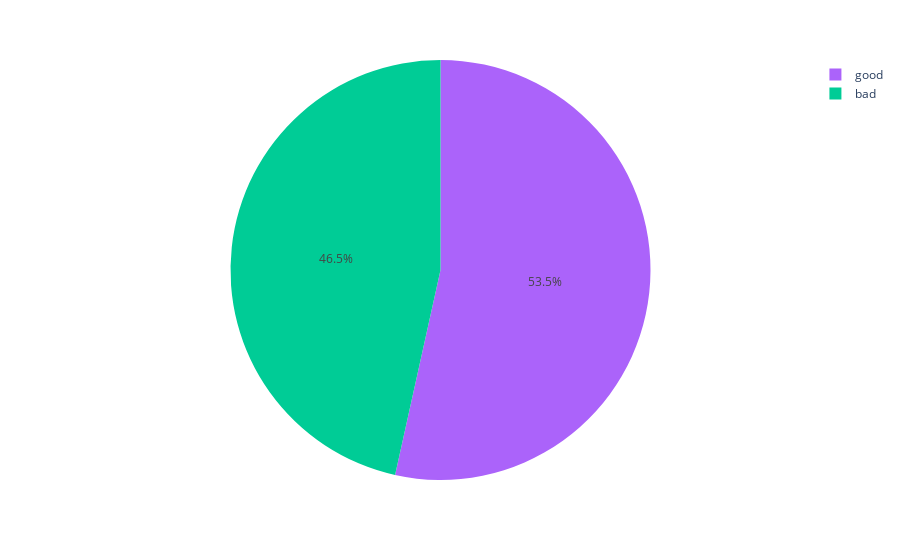

Notebook cell for this chart:
### Code cell
import plotly.express as px

fig = px.pie(wine,names='quality',color='quality',
             color_discrete_map={'Yes':'red',
                                 'No':'green'})
fig.show()

### Figure 1 — Plotly figure (JSON) as saved in the notebook; plotly's stock layout.template omitted (floating-point values rounded to 4 significant figures; data arrays with more than 128 entries replaced by an {"elided": "..."} marker saying what was removed)
{"data": [{"customdata": {"elided": "1599x1 str values"}, "domain": {"x": [0, 1], "y": [0, 1]}, "hovertemplate": "quality=%{customdata[0]}<extra></extra>", "labels": {"elided": "1599 str values"}, "legendgroup": "", "marker": {"colors": {"elided": "1599 str values"}}, "name": "", "showlegend": true, "type": "pie"}], "layout": {"legend": {"tracegroupgap": 0}, "margin": {"t": 60}}}
